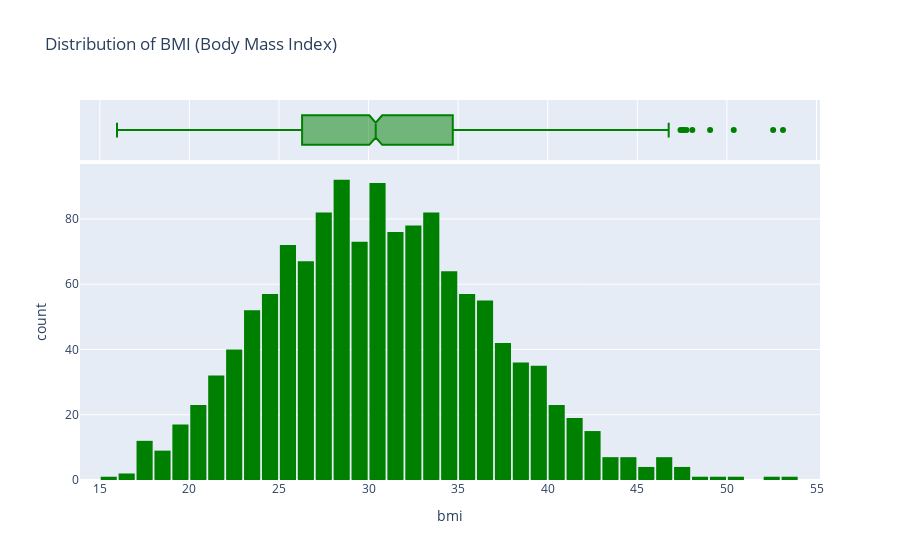

Notebook source saved alongside this figure:
### Code cell
fig = px.histogram(df, 
                   x='bmi', 
                   marginal='box', 
                   color_discrete_sequence=['green'], 
                   title='Distribution of BMI (Body Mass Index)')
fig.update_layout(bargap=0.1)
fig.show()

### Figure 1 — Plotly figure (JSON) as saved in the notebook; plotly's stock layout.template omitted (floating-point values rounded to 4 significant figures; data arrays with more than 128 entries replaced by an {"elided": "..."} marker saying what was removed)
{"data": [{"bingroup": "x", "hovertemplate": "bmi=%{x}<br>count=%{y}<extra></extra>", "legendgroup": "", "marker": {"color": "green", "pattern": {"shape": ""}}, "name": "", "orientation": "v", "showlegend": false, "type": "histogram", "x": {"elided": "1338 float values"}, "xaxis": "x", "yaxis": "y"}, {"hovertemplate": "bmi=%{x}<extra></extra>", "legendgroup": "", "marker": {"color": "green"}, "name": "", "notched": true, "showlegend": false, "type": "box", "x": {"elided": "1338 float values"}, "xaxis": "x2", "yaxis": "y2"}], "layout": {"bargap": 0.1, "barmode": "relative", "legend": {"tracegroupgap": 0}, "title": {"text": "Distribution of BMI (Body Mass Index)"}, "xaxis": {"anchor": "y", "domain": [0, 1], "title": {"text": "bmi"}}, "xaxis2": {"anchor": "y2", "domain": [0, 1], "matches": "x", "showgrid": true, "showticklabels": false}, "yaxis": {"anchor": "x", "domain": [0, 0.8316], "title": {"text": "count"}}, "yaxis2": {"anchor": "x2", "domain": [0.8416, 1], "matches": "y2", "showgrid": false, "showline": false, "showticklabels": false, "ticks": ""}}}
